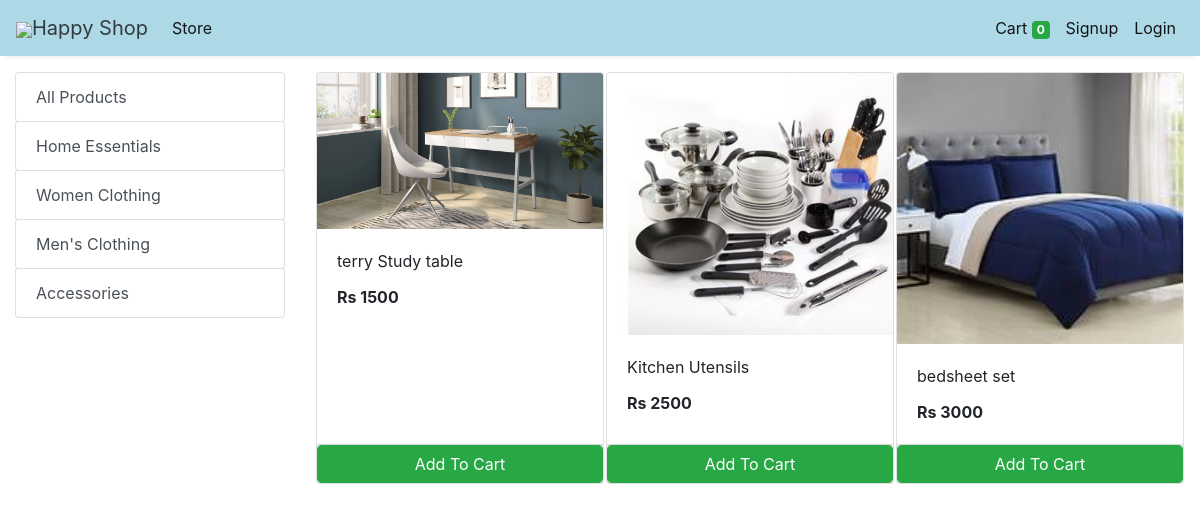
/store?category=1, run on the app's committed database.
### Estore/models.py (models this page shows, shortened)
class Category(models.Model):
    name = models.CharField(max_length=50)
    @staticmethod
    def get_all_categories():
        return Category.objects.all()

class Product(models.Model):
    name = models.CharField(max_length=60)
    price= models.IntegerField(default=0)
    category= models.ForeignKey(Category,on_delete=models.CASCADE,default=1 )
    description= models.CharField(max_length=250, default='', blank=True, null= True)
    image= models.ImageField(upload_to='uploads/products/')
    @staticmethod
    def get_all_products_by_categoryid(category_id):
        if category_id:
            return Product.objects.filter (category=category_id)
        else:
            return Product.get_all_products();

### Estore/views.py (the view)
# urls.py: path('store', store, name='store'),
def store(request):
    cart = request.session.get('cart')
    if not cart:
        request.session['cart'] = {}
    products = None
    categories = Category.get_all_categories()
    categoryID = request.GET.get('category')
    if categoryID:
        products = Product.get_all_products_by_categoryid(categoryID)
    else:
        products = Product.get_all_products()
    data = {}
    data['products'] = products
    data['categories'] = categories
    print('you are : ', request.session.get('email'))
    return render(request, 'index.html', data)

### Estore/templatetags/cart.py (called while the page is built)
@register.filter (name='is_in_cart')
def is_in_cart(product, cart):
    keys = cart.keys ()
    for id in keys:
        if int (id) == product.id:
            return True
    return False;

### Estore/templatetags/custom_filter.py (called while the page is built)
@register.filter(name='currency')
def currency(number):
    return "Rs "+str(number)

### templates/index.html (shortened to what this page needs)
{% extends 'base.html' %}
{% block content %}
{% load cart %}
{% load custom_filter %}
<div class="container-fluid mt-3">
    <div class="row">
        <div class="col-lg-3 mx-auto">
            <div class="list-group">
                <a href="/" class="list-group-item list-group-item-action btn btn-outline-success">All Products</a>
                {% for category in categories %}
                    <a href="/?category={{category.id}}" class="list-group-item list-group-item-action btn btn-outline-success ">{{category.name}}</a>
                {% endfor %}
            </div>
        </div>
        <div id='products' class="col-lg-9 mx-auto">
            <div class="row mx-auto">
                {% for product in products %}
                    <div class="card mx-auto mb-3" id={{product.id}} style="width: 18rem;">
                        <img class="card-img-top" src="{{product.image.url}}" alt="Card image cap">
                        <div class="card-body">
                            <p class="card-title">{{product.name}}</p>
                            <p class="card-text"><b>{{product.price|currency}}</b></p>
                        </div>
                        <div class="card-footer p-0 no-gutters">
                            {% if product|is_in_cart:request.session.cart %}
                                <div class="row no-gutters">
                                    <form action="/#{{product.id}}" class="col-2 " method="post">
                                        {% csrf_token %}
                                        <input hidden type="text" name='product' value='{{product.id}}'>
                                        <input hidden type="text" name='remove' value='True'>
                                        <input type="submit" value=" - " class="btn btn-block btn-success border-right">
                                    </form>
                                    <div class="text-center col btn btn-success">{{product|cart_quantity:request.session.cart}} in Cart</div>
                                    <form action="/#{{product.id}}" class="col-2 " method="post">
                                        {% csrf_token %}
                                        <input hidden type="text" name='product' value='{{product.id}}'>
                                        <input type="submit" value=" + " class="btn btn-block btn-success border-left">
                                    </form>
                                </div>
                            {% else %}
                                <form action="/#{{product.id}}" method="POST" class="btn-block">
                                    <input type="submit" class="float-right btn btn-success form-control" value="Add To Cart">
                                </form>
                            {% endif %}
                        </div>
                    </div>
                {% endfor %}
            </div>
        </div>
    </div>
</div>
{% endblock %}

### templates/base.html (shortened to what this page needs)
<!doctype html>
<html lang="en">
<head>
  <link rel="stylesheet" href="https://maxcdn.bootstrapcdn.com/bootstrap/4.0.0/css/bootstrap.min.css"
>
</head>
<body>
<nav class="one-edge-shadow
  navbar navbar-light
  sticky-top navbar
  navbar-expand-lg
  text-white">
    <a class="navbar-brand ms-3 text-dark " href="/">
    <link rel="stylesheet" href="https://use.fontawesome.com/releases/v5.7.0/css/all.css">
    <img src="https://www.freepnglogos.com/uploads/shopping-cart-png/shopping-cart-svg-png-icon-download-28.png" style="width:50px;height:50px,color:text-light;">Happy Shop</a>
    <div class="collapse navbar-collapse" id="navbarSupportedContent">
      <ul class="navbar-nav mr-auto">
        <li class="nav-item active">
          <a class="nav-link" href="/store">Store <span class="sr-only">(current)</span></a>
        </li>
          </ul>
      <ul class=" navbar-nav my-2 my-lg-0">
        <li class="nav-item active">
          <a class="nav-link" href="/cart">Cart
            <span class="badge badge-success">{{request.session.cart.keys|length}}</span>
            <span class="sr-only">(current)</span></a>
        </li>
        {% if request.session.customer %}
        <li class="nav-item active ">
          <a class="nav-link" href="/orders">Orders<span class="sr-only">(current)</span></a>
        </li>
        <li class="nav-item active ">
          <a class="nav-link" href="/logout">Logout<span class="sr-only">(current)</span></a>
        </li>
        {% else %}
        <li class="nav-item active">
          <a class="nav-link" href="/signup">Signup<span class="sr-only">(current)</span></a>
        </li>
        <li class="nav-item active">
          <a class="nav-link" href="/login">Login<span class="sr-only">(current)</span></a>
        </li>
        {% endif %}
      </ul>
    </div>
  </nav>
  {% block content %}{% endblock %}
</body>
</html>

### templates/base.html (style rules this page uses)
nav { background-color: lightblue; }
.one-edge-shadow { box-shadow: 0 8px 2px -5px rgb(246, 245, 245); }

### data on the page
Category: name "Home Essentials"
Category: name "Women Clothing"
Category: name "Men's Clothing"
Category: name "Accessories"
Product: {{ product.id }} 1 (drawn), image (picture), name "terry Study table", price "Rs 1500"
Product: image (picture), name "Kitchen Utensils", price "Rs 2500"
Product: image (picture), name "bedsheet set", price "Rs 3000"

### other printed values
{{ request.session.cart.keys|length }} "0"
